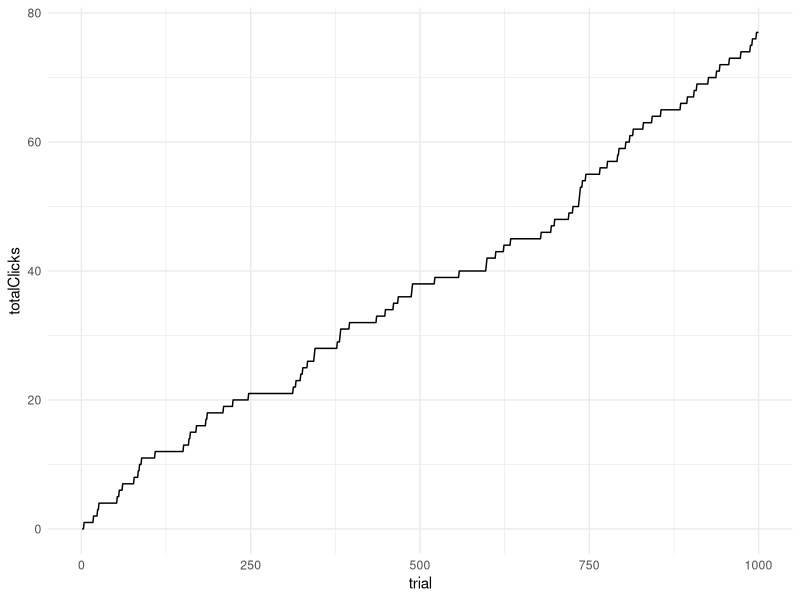
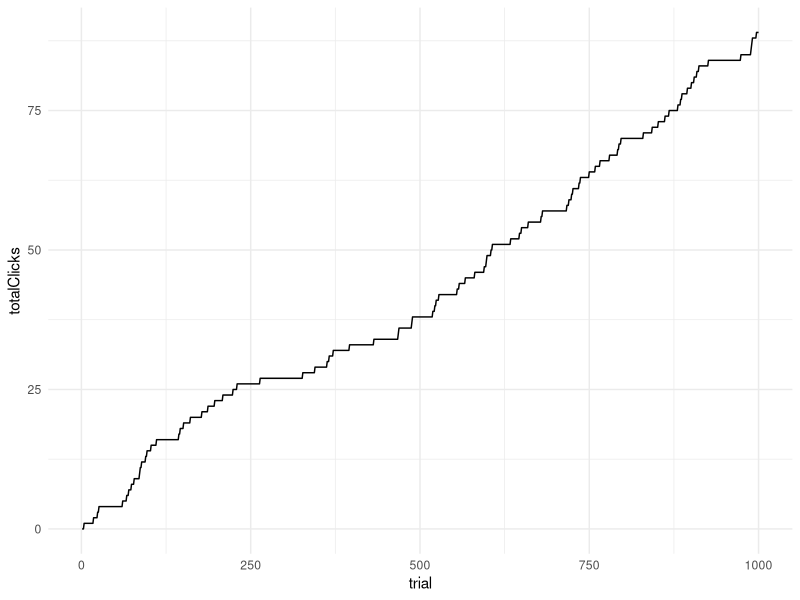
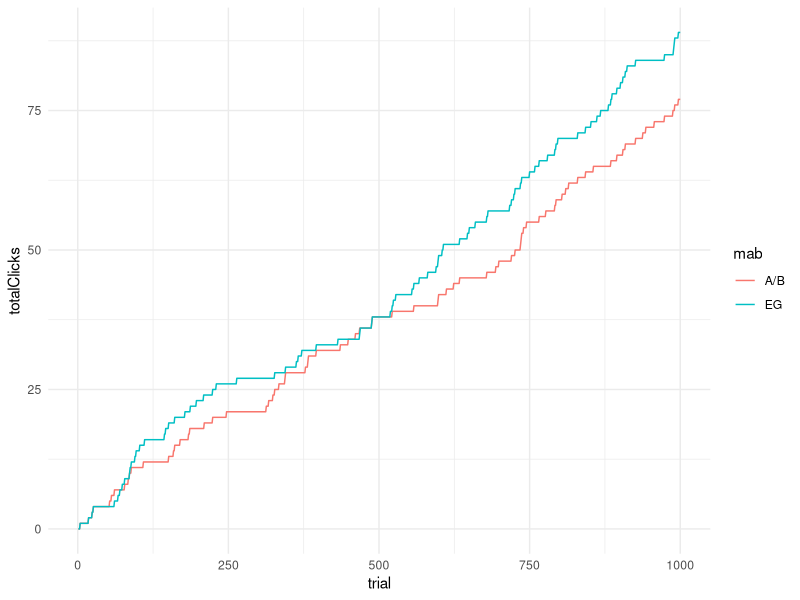
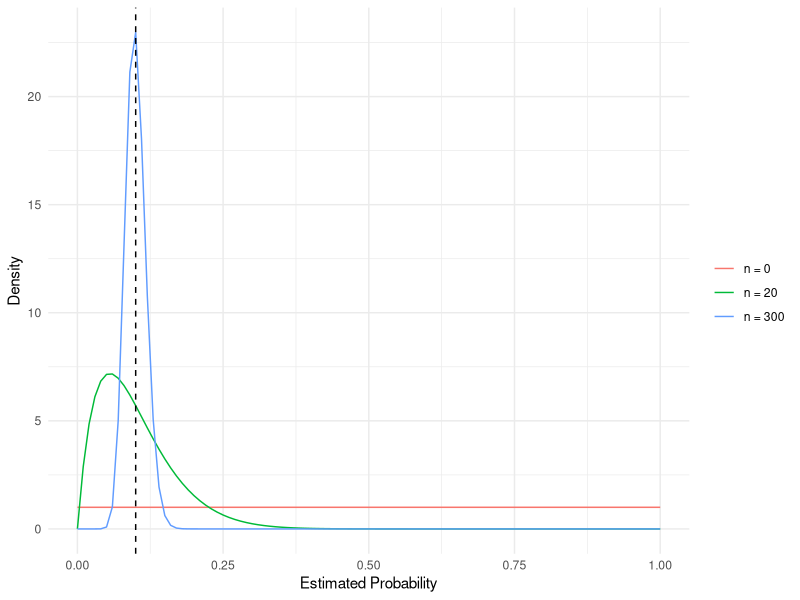
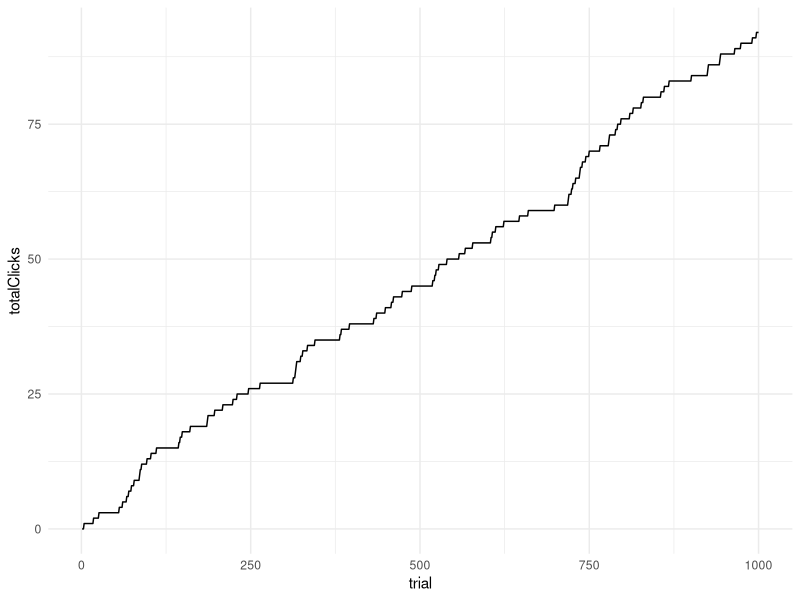
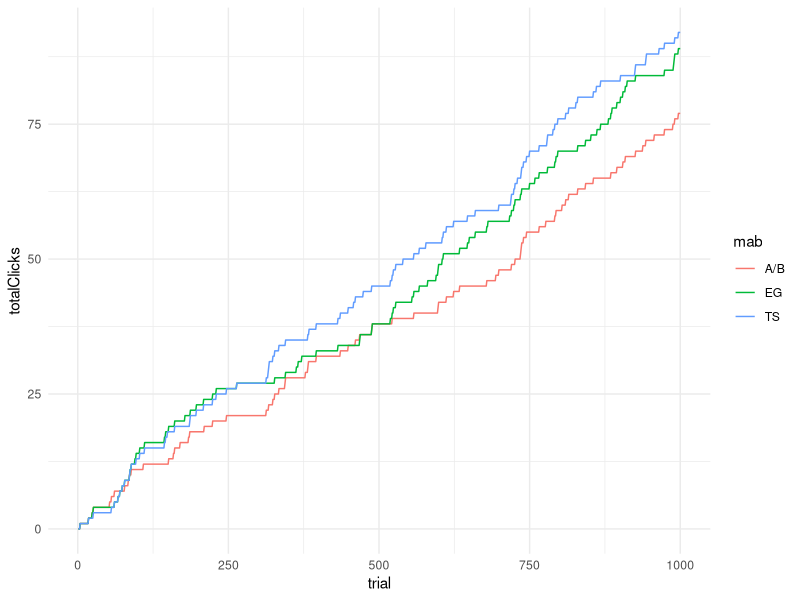
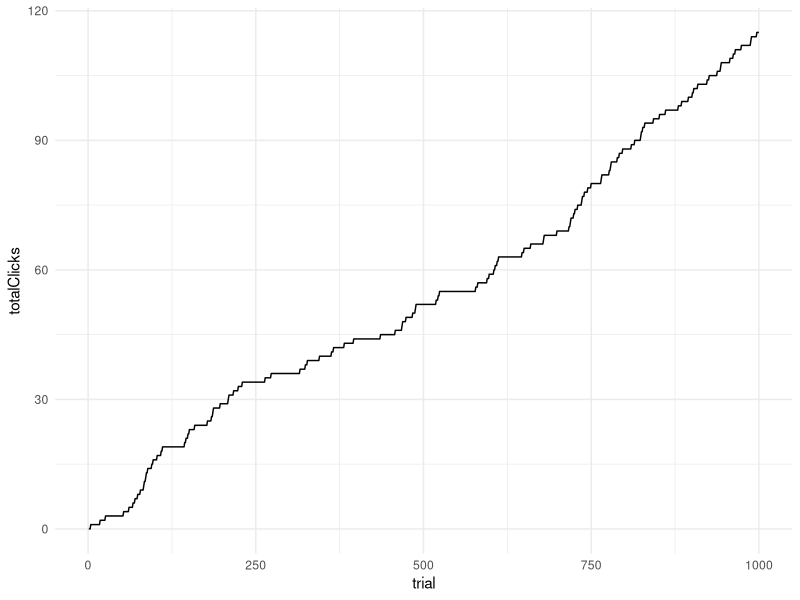
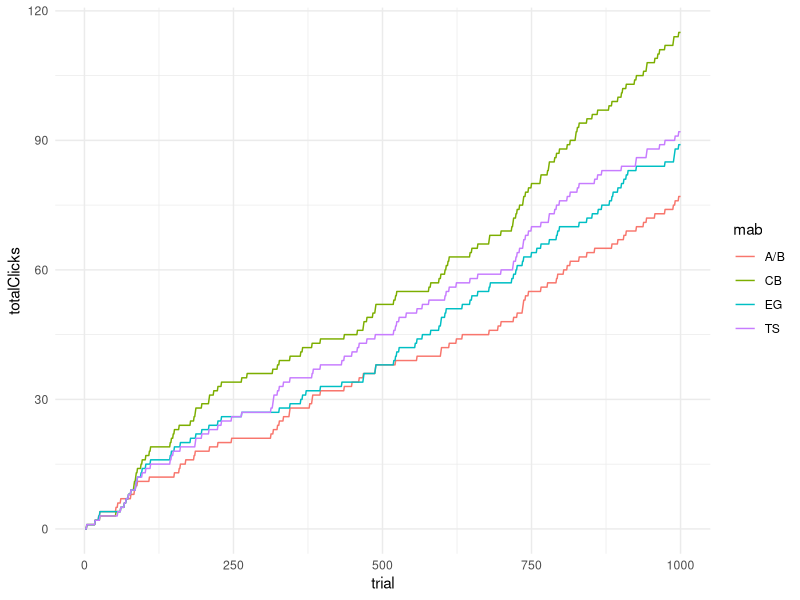

These charts were generated, in order, by the following R code: (Note: this script raises an error after producing the figures.)
## ---- chunk 1
library(tidyverse)
## ---- chunk 2
set.seed(3)
n = 1000
#mobile and male used later for contextual bandit
mobile   = sample(0:1,n,TRUE)
male     = sample(0:1,n,TRUE)
true_ctr_A = 0.10 - .04*mobile - .02*male
true_ctr_B = 0.04 + .04*mobile + .06*male
clicks_a = rbinom(n, 1, true_ctr_A)
clicks_b = rbinom(n, 1, true_ctr_B)
## ---- chunk 3
ig_ab = data.frame(mab='A/B',trial=1:n,group=NA,
                   click=NA,totalClicks=0)
for(t in 1:n){
  arm_t   = sample(c('A','B'), 1)
  click_t = ifelse(arm_t == 'A',clicks_a[t],clicks_b[t])
  ig_ab$group[t] = arm_t
  ig_ab$click[t] = click_t
  if(t == 1) {
    ig_ab$totalClicks[t] = click_t 
  } else {
    ig_ab$totalClicks[t] = ig_ab$totalClicks[t - 1] + 
      click_t 
  }
}
## ---- chunk 4
ig_ab %>%
  group_by(group) %>%
  summarise(click_bar = mean(click))
## ---- chunk 5
ggplot(ig_ab,aes(trial,totalClicks)) + 
  theme_minimal() +
  geom_line()
## ---- chunk 6
# Epsilon-Greedy algorithm
ig_eg   = data.frame(mab='EG',trial=1:n,group=NA,click=NA,totalClicks=0)
epsilon = .1 #explore with this probability
for (t in 1:n) {
  
  arm_t = sample(c('A','B'), 1)
  
  #Exploit with pr(1-epsilon)
  if(runif(1) > epsilon) {
    ctr_a = mean(subset(ig_eg,group=='A' & trial < t)$click)
    ctr_b = mean(subset(ig_eg,group=='B' & trial < t)$click)
    if(!is.na(ctr_a) & !is.na(ctr_b)){ #only exploit with enough data
      arm_t = ifelse(ctr_b > ctr_a, 'B','A') #defaults to worse true option  
    }
  }
  
  click_t = ifelse(arm_t == 'A',clicks_a[t],clicks_b[t])

  ig_eg$group[t] = arm_t
  ig_eg$click[t] = click_t
  if(t == 1) {
    ig_eg$totalClicks[t] = click_t 
  } else {
    ig_eg$totalClicks[t] = ig_eg$totalClicks[t - 1] + click_t 
  }
}
## ---- chunk 7
ig_eg %>%
  group_by(group) %>%
  summarise(click_bar = mean(click))
## ---- chunk 8
ggplot(ig_eg,aes(trial,totalClicks)) + 
  theme_minimal() +
  geom_line()
## ---- chunk 9
ig = bind_rows(ig_ab,ig_eg)
ggplot(ig,aes(trial,totalClicks,color=mab)) + 
  theme_minimal() + 
  geom_line()
## ---- chunk 10
p = seq(0,1,.01)
beta_dist_p = data.frame(p = p, d = dbeta(p, 1, 1), type = 'n = 0')
beta_dist_1 = data.frame(p = p, d = dbeta(p, 2, 18), type = 'n = 20')
beta_dist_2 = data.frame(p = p, d = dbeta(p, 30, 270), type = 'n = 300')
beta_dist_all   = bind_rows(beta_dist_p, 
                            beta_dist_1,
                            beta_dist_2)

# Create the plot
ggplot(beta_dist_all, aes(x = p, y = d, color = type)) +
  geom_line() +
  geom_vline(xintercept = .1,linetype='dashed') +
  labs(x="Estimated Probability",y = "Density",color = "") +
  theme_minimal()
## ---- chunk 11
ig_ts   = data.frame(mab='TS',trial=1:n,group=NA,click=NA,totalClicks=0)
for (t in 1:n) {
  
  clicks_a_t  = subset(ig_ts,group == 'A' & trial < t)$click
  clicks_b_t  = subset(ig_ts,group == 'B' & trial < t)$click
  sample_A    = rbeta(1,sum(clicks_a_t == 1)+1,sum(clicks_a_t == 0)+1)
  sample_B    = rbeta(1,sum(clicks_b_t == 1)+1,sum(clicks_b_t == 0)+1)
  arm_t       = ifelse(sample_B  >  sample_A,'B','A')
  
  click_t = ifelse(arm_t == 'A',clicks_a[t],clicks_b[t])

  ig_ts$group[t] = arm_t
  ig_ts$click[t] = click_t
  
  if(t == 1) {
    ig_ts$totalClicks[t] = click_t 
  } else {
    ig_ts$totalClicks[t] = ig_ts$totalClicks[t - 1] + click_t 
  }
}
## ---- chunk 12
ig_ts %>%
  group_by(group) %>%
  summarise(click_bar = mean(click))
## ---- chunk 13
ggplot(ig_ts,aes(trial,totalClicks)) + 
  theme_minimal() +
  geom_line()
## ---- chunk 14
ig = bind_rows(ig_ab,ig_eg,ig_ts)
ggplot(ig,aes(trial,totalClicks,color=mab)) + 
  theme_minimal() + 
  geom_line()
## ---- chunk 15
ig_cb   = data.frame(mab='CB',trial=1:n,group=NA,click=NA,totalClicks=0)
for (t in 1:n) {
  
    #context 
    ind_a = ig_cb$group == 'A' & ig_cb$trial < t
    ind_b = ig_cb$group == 'B' & ig_cb$trial < t
    
    clicks_a_t = ig_cb$click[ind_a]
    clicks_b_t = ig_cb$click[ind_b]
    
    context_a = cbind(mobile[ind_a],male[ind_a])
    context_b = cbind(mobile[ind_b],male[ind_b])
    
    #No error catching
    #beta_a = coef(lm(clicks_a_t ~ context_a))
    #beta_b = coef(lm(clicks_b_t ~ context_b))
    
    #https://adv-r.hadley.nz/conditions.html?q=catch#handling-conditions
    beta_a = beta_b = NULL
    tryCatch({
      #E[click|context]
      beta_a = coef(lm(clicks_a_t ~ context_a))
      beta_b = coef(lm(clicks_b_t ~ context_b))
    }, error = function(e) {
    })
    
    arm_t   = sample(c('A','B'), 1)
    
    anyError = is.null(beta_a) | is.null(beta_b) | any(is.na(beta_a)) | any(is.na(beta_b))
    if(!anyError) {
      
      context_t = c(1,mobile[t],male[t]) 
  
      phat_a = context_t%*%beta_a
      phat_b = context_t%*%beta_b
    
      arm_t   = ifelse(phat_b  >  phat_a,'B','A')  
    }
      
  click_t = ifelse(arm_t == 'A',clicks_a[t],clicks_b[t])

  ig_cb$group[t] = arm_t
  ig_cb$click[t] = click_t
  if(t == 1) {
    ig_cb$totalClicks[t] = click_t 
  } else {
    ig_cb$totalClicks[t] = ig_cb$totalClicks[t - 1] + click_t 
  }
  
}
## ---- chunk 16
ig_cb %>%
  group_by(group) %>%
  summarise(click_bar = mean(click))
## ---- chunk 17
ggplot(ig_cb,aes(trial,totalClicks)) +
  theme_minimal() +
  geom_line()
## ---- chunk 18
ig = bind_rows(ig_ab,ig_eg,ig_ts,ig_cb)
ggplot(ig,aes(trial,totalClicks,color=mab)) + 
  theme_minimal() + 
  geom_line()
## ---- chunk 19
knitr::include_graphics("netflixcb.png")
